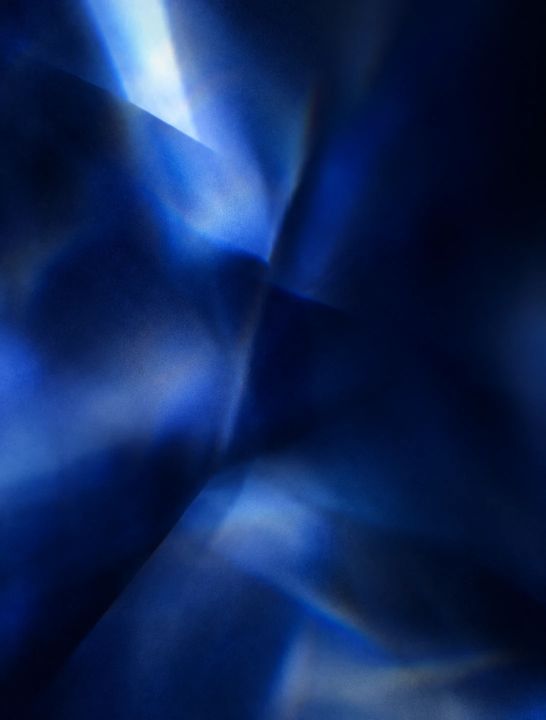
#> input picture gem-anastation-reels/founders_choice/sources/abstract_blue.webp, 1092 x 1440 px (shown at 1/2 size)
$ python prepare_card.py
#> lines starting #> are read from the running program, lines starting #| are printed output that depends on the picture
"""FOUNDER'S CHOICE card — photo prep. The stone's abstract gradient photo is
turned horizontal (90° CCW), zoomed and darkened for the top block; the
portrait is cropped from the top only for the bottom-right block.
Usage: python3 tools/prepare_card.py <id>   (ids in CARDS)"""
import sys
from pathlib import Path

import numpy as np
from PIL import Image

ROOT = Path(__file__).resolve().parents[1]
CARDS = {   # id: (gradient photo, zoom, crop x, crop y, darken, portrait)
    "blue_sapphire": ("sources/abstract_blue.webp", 1.25, 0, 210, 0.66, "sources/portrait_mirror.webp"),
}
src, zoom, cx, cy, dark, portrait = CARDS[sys.argv[1] if len(sys.argv) > 1 else "blue_sapphire"]
g = Image.open(ROOT / src).convert("RGB").rotate(90, expand=True)
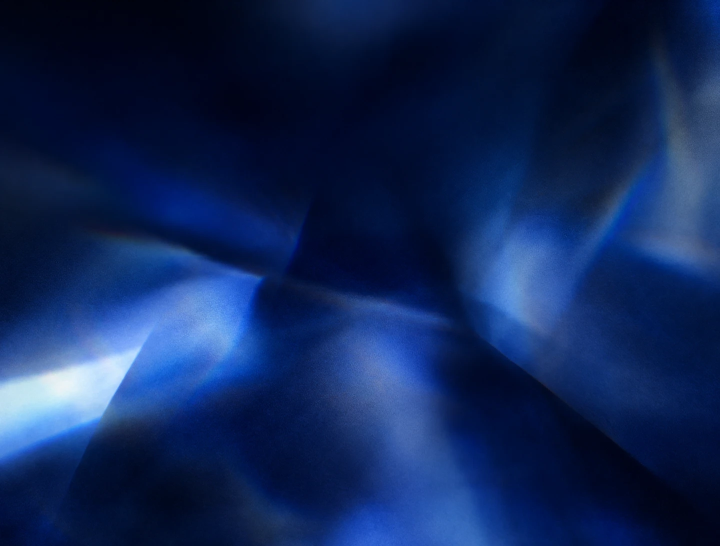
#> g: PIL image 1440x1092 RGB (shown at 1/2 size); mean R, G, B 16.4, 38.7, 87.8
w = round(1080 * zoom)
g = g.resize((w, round(g.size[1] * w / g.size[0])), Image.LANCZOS).crop((cx, cy, cx + 1080, cy + 675))
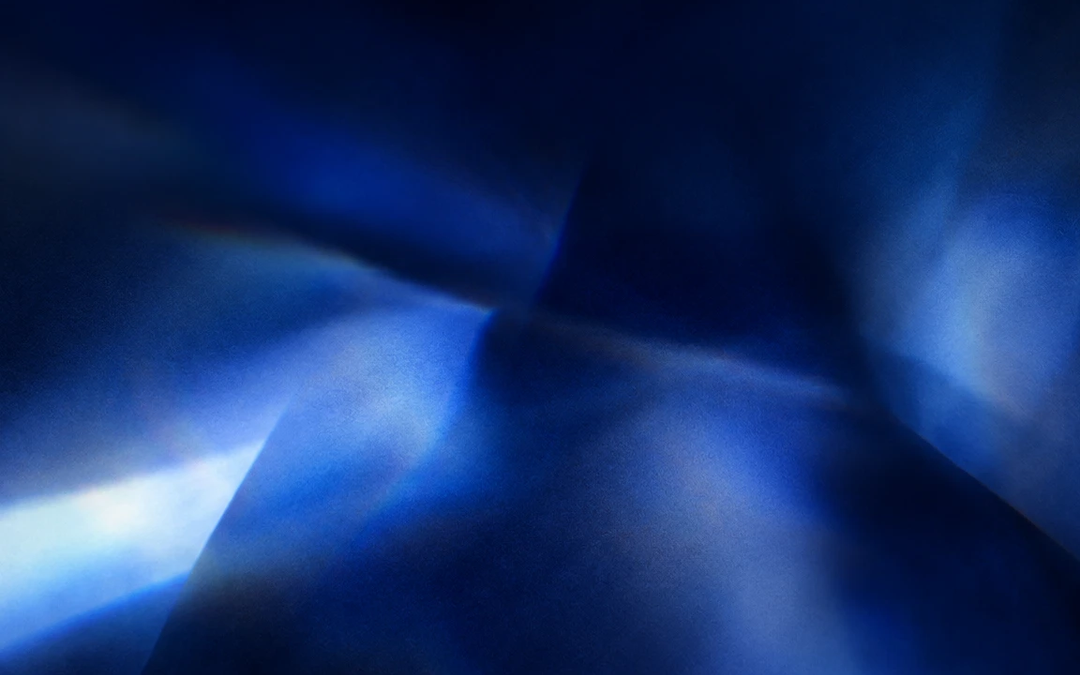
#> g: PIL image 1080x675 RGB; mean R, G, B 23, 49.3, 104.8
a = np.asarray(g).astype(np.float32) / 255
a = dark * a ** 1.1                       # darker, highlights kept soft
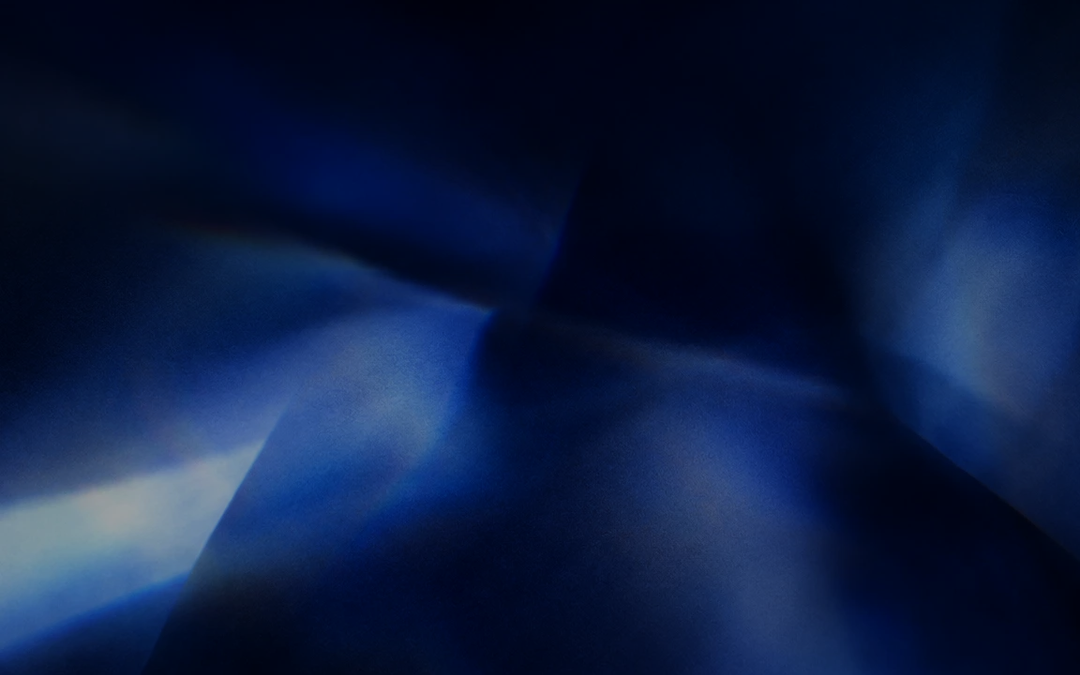
#> a: shape (675, 1080, 3) float32; mean R, G, B 0.0519, 0.113, 0.252
Image.fromarray((a * 255).round().astype(np.uint8)).save(ROOT / "build" / f"top_{sys.argv[1] if len(sys.argv) > 1 else 'blue_sapphire'}.png")
p = Image.open(ROOT / portrait).convert("RGB")
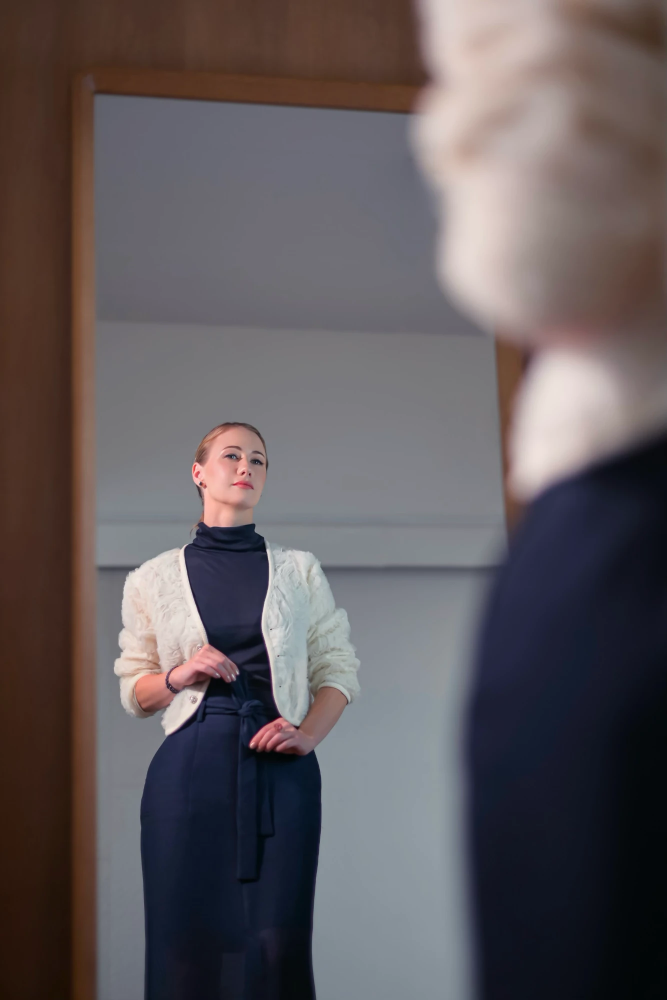
#> input picture gem-anastation-reels/founders_choice/sources/portrait_mirror.webp, 1333 x 2000 px (shown at 1/2 size)
#> p is the input picture: PIL image 1333x2000 RGB; mean R, G, B 95.8, 88.9, 91.6
W, H = p.size
#> W = 1333; H = 2000
h = round(W * 675 / 540)
#> h = 1666
p.crop((0, H - h, W, H)).resize((540, 675), Image.LANCZOS).save(ROOT / "build" / "portrait.jpg", quality=96)
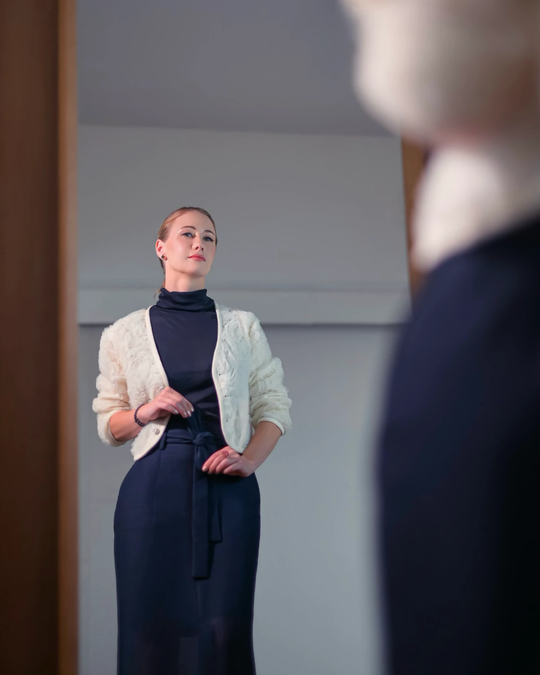
#> saved as portrait.jpg: PIL image 540x675 RGB; mean R, G, B 92.4, 87.8, 92.3
print("ok")
